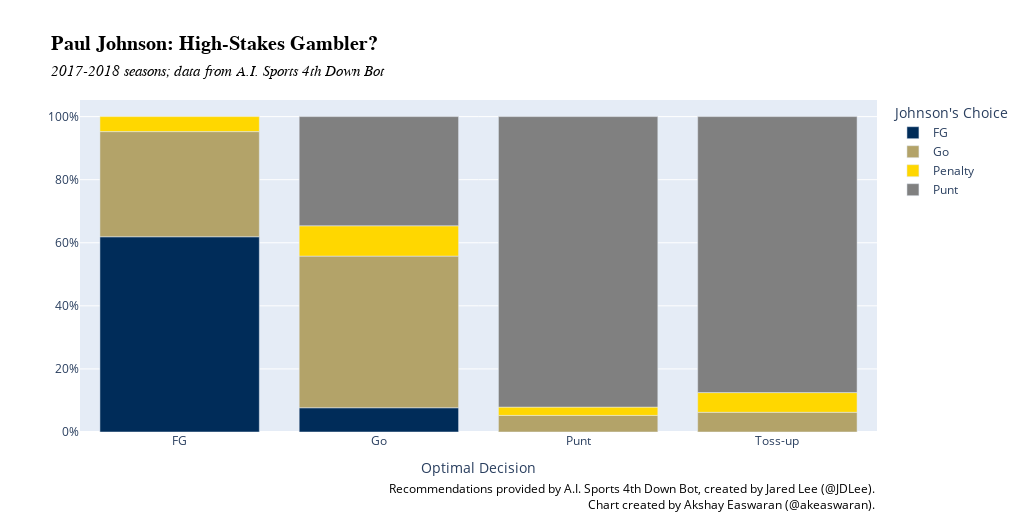

Notebook code cell kept with this figure:
### Code cell
make_plotly_decision_chart(decisions[(decisions.pos_team == "Georgia Tech") & (decisions.season < 2019)],"Paul Johnson: High-Stakes Gambler?","2017-2018 seasons; data from A.I. Sports 4th Down Bot",'Johnson\'s Choice')

### Figure 1 — Plotly figure (JSON) as saved in the notebook; plotly's stock layout.template omitted (floating-point values rounded to 4 significant figures)
{"data": [{"alignmentgroup": "True", "hovertemplate": "Johnson's Choice=FG<br>Optimal Decision=%{x}<br>=%{y}<extra></extra>", "legendgroup": "FG", "marker": {"color": "#002c59"}, "name": "FG", "offsetgroup": "FG", "orientation": "v", "showlegend": true, "textposition": "auto", "type": "bar", "x": ["FG", "Go"], "xaxis": "x", "y": [0.619, 0.07692], "yaxis": "y"}, {"alignmentgroup": "True", "hovertemplate": "Johnson's Choice=Go<br>Optimal Decision=%{x}<br>=%{y}<extra></extra>", "legendgroup": "Go", "marker": {"color": "#b3a369"}, "name": "Go", "offsetgroup": "Go", "orientation": "v", "showlegend": true, "textposition": "auto", "type": "bar", "x": ["FG", "Go", "Punt", "Toss-up"], "xaxis": "x", "y": [0.3333, 0.4808, 0.05263, 0.0625], "yaxis": "y"}, {"alignmentgroup": "True", "hovertemplate": "Johnson's Choice=Penalty<br>Optimal Decision=%{x}<br>=%{y}<extra></extra>", "legendgroup": "Penalty", "marker": {"color": "gold"}, "name": "Penalty", "offsetgroup": "Penalty", "orientation": "v", "showlegend": true, "textposition": "auto", "type": "bar", "x": ["FG", "Go", "Punt", "Toss-up"], "xaxis": "x", "y": [0.04762, 0.09615, 0.02632, 0.0625], "yaxis": "y"}, {"alignmentgroup": "True", "hovertemplate": "Johnson's Choice=Punt<br>Optimal Decision=%{x}<br>=%{y}<extra></extra>", "legendgroup": "Punt", "marker": {"color": "gray"}, "name": "Punt", "offsetgroup": "Punt", "orientation": "v", "showlegend": true, "textposition": "auto", "type": "bar", "x": ["Go", "Punt", "Toss-up"], "xaxis": "x", "y": [0.3462, 0.9211, 0.875], "yaxis": "y"}], "layout": {"annotations": [{"align": "right", "showarrow": false, "text": "<span style=\"color:#000;\">Recommendations provided by A.I. Sports 4th Down Bot, created by Jared Lee (<a href=\"https://twitter.com/JDLee\">@JDLee</a>).</span><br><span style=\"color:#000;\">Chart created by Akshay Easwaran (<a href=\"https://twitter.com/akeaswaran\">@akeaswaran</a>).</span>", "x": 1, "xref": "paper", "y": -0.25, "yref": "paper"}], "barmode": "relative", "height": 512, "legend": {"title": {"text": "Johnson's Choice"}, "tracegroupgap": 0}, "title": {"font": {"color": "#000000", "family": "Arial", "size": 20}, "text": "<b>Paul Johnson: High-Stakes Gambler?</b><br><i style=\"font-size:15px;\">2017-2018 seasons; data from A.I. Sports 4th Down Bot</i>"}, "width": 1024, "xaxis": {"anchor": "y", "domain": [0, 1], "title": {"text": "Optimal Decision"}}, "yaxis": {"anchor": "x", "domain": [0, 1], "tickformat": ".0%", "title": {"text": ""}}}}
